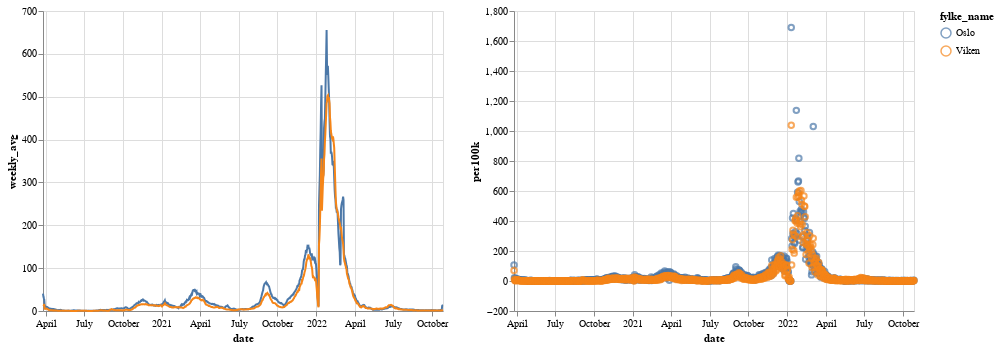

Here is the notebook cell this chart was saved with:
### Code cell
weekly | daily

### Figure 1 — Vega-Lite specification as saved in the notebook (floating-point values rounded to 4 significant figures; data arrays with more than 128 entries replaced by an {"elided": "..."} marker saying what was removed)
{"config": {"view": {"continuousWidth": 400, "continuousHeight": 300}}, "hconcat": [{"mark": "line", "encoding": {"color": {"field": "fylke_name", "type": "nominal"}, "tooltip": [{"field": "fylke_name", "type": "nominal"}, {"field": "population", "type": "quantitative"}, {"field": "per100k", "type": "quantitative"}, {"field": "cases", "type": "quantitative"}, {"field": "date", "type": "temporal"}], "x": {"field": "date", "type": "temporal"}, "y": {"field": "weekly_avg", "type": "quantitative"}}, "transform": [{"window": [{"op": "mean", "field": "per100k", "as": "weekly_avg"}], "frame": [-3, 3]}]}, {"mark": "point", "encoding": {"color": {"field": "fylke_name", "type": "nominal"}, "tooltip": [{"field": "fylke_name", "type": "nominal"}, {"field": "population", "type": "quantitative"}, {"field": "per100k", "type": "quantitative"}, {"field": "cases", "type": "quantitative"}], "x": {"field": "date", "type": "temporal"}, "y": {"field": "per100k", "type": "quantitative"}}}], "data": {"name": "data-27ca073ed99a955db2156148d1803c8c"}, "$schema": "https://vega.github.io/schema/vega-lite/v4.17.0.json", "datasets": {"data-27ca073ed99a955db2156148d1803c8c": {"elided": "1888 records"}}}
